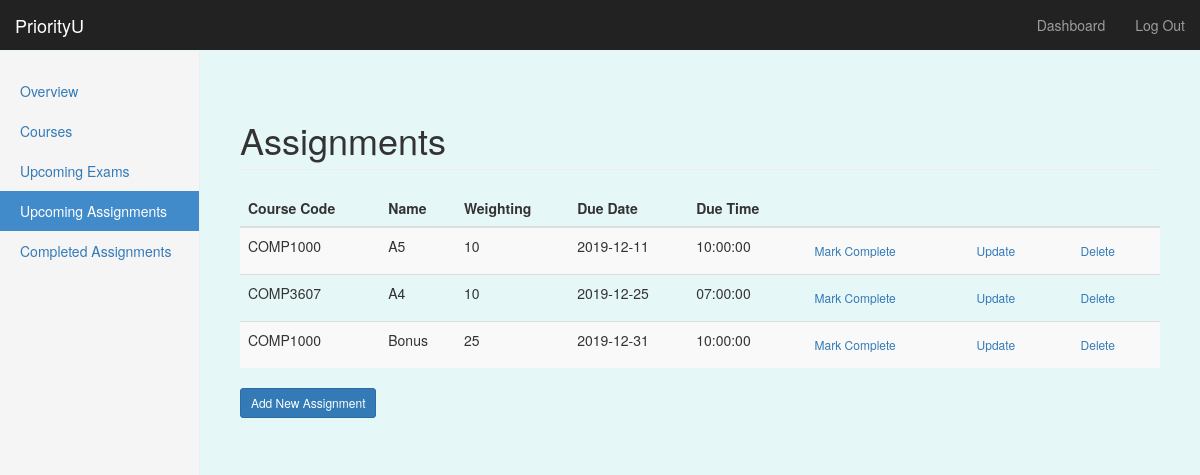
The app's page /dashboard/assignments (signed in) with its own data.
### priorityU/models/models.py (models this page shows, shortened)
class Assignment(db.Model): # Dominic 18/11- created model for assignment db
    __tablename__ = 'assignments'
    a_id = db.Column(db.Integer, primary_key=True)
    course_code = db.Column(db.String, db.ForeignKey('courses.course_code'))
    asg_name = db.Column(db.String, nullable=False)
    weighting = db.Column(db.Integer)
    due_date = db.Column(db.Date, nullable=False)
    due_time = db.Column(db.Time)
    complete = db.Column(db.Boolean, nullable=False)
    user_id = db.Column(db.Integer, db.ForeignKey('users.id'))

### priorityU/routes.py (the view)
@app.route('/dashboard/assignments')
@login_required
def assignments():
    user_asgs = Assignment.query.filter_by(user_id=current_user.get_id()).order_by(Assignment.due_date.asc()).all()
    return render_template('assignments.html', assignments=user_asgs, edit_state=False, add_state=False, form=None)

### priorityU/routes.py (called while the page is built)
@login_manager.user_loader
def load_user(user_id):
    return User.query.get(int(user_id))

### priorityU/templates/assignments.html (shortened to what this page needs)
{% extends "bootstrap/base.html" %}
{% import "bootstrap/wtf.html" as wtf %}
{% block styles %}
{{super()}}
<link rel="stylesheet" href="{{url_for('.static', filename='style.css')}}">
{% endblock %}
{% block content %}
    <nav class="navbar navbar-inverse navbar-fixed-top">
      <div class="container-fluid">
        <div class="navbar-header">
          <a class="navbar-brand" href="#">PriorityU</a>
        </div>
        <div id="navbar" class="navbar-collapse collapse">
          <ul class="nav navbar-nav navbar-right">
            <li><a href="#">Dashboard</a></li>
            <li><a href="{{ url_for('logout') }}">Log Out</a></li>
          </ul>
        </div>
      </div>
    </nav>
    <div class="container-fluid">
      <div class="row">
        <div class="col-sm-3 col-md-2 sidebar">
        <ul class="nav nav-sidebar">
            <li {% if request.endpoint == 'dashboard' %} class="active" {% endif %}> <a href="{{url_for('dashboard')}}">Overview</a></li>
            <li {% if request.endpoint == 'courses' %} class="active" {% endif %}><a href="{{url_for('courses')}}" id="tab2-id">Courses</a></li>
            <li {% if request.endpoint == 'exams' %} class="active" {% endif %}><a href="{{url_for('exams')}}">Upcoming Exams</a></li>
            <li {% if request.endpoint == 'assignments' %} class="active" {% endif %}><a href="{{url_for('assignments')}}">Upcoming Assignments</a></li>
            <li {% if request.endpoint == 'completed' %} class="active" {% endif %} ><a href="{{url_for('completed')}}">Completed Assignments</a></li>
        </ul>
      </div>
      {% if add_state  and form != None %}
      <form class="form-signin" method="POST">
            <h2 class="form-signin-heading">Add Assignment</h2>
            {{ form.hidden_tag() }}
            {{ wtf.form_field(form.course_code) }}
            {{ wtf.form_field(form.asg_name) }}
            {{ wtf.form_field(form.weighting) }}
            {{ wtf.form_field(form.due_date) }}
            {{ wtf.form_field(form.due_time) }}
            <button class="btn btn-lg btn-primary btn-sm" type="submit">Create</button>
            <a href="{{ url_for('assignments') }}">Back</a>
       </form>
      {% else %}
      <div class="col-sm-9 col-sm-offset-3 col-md-10 col-md-offset-2 main">
        <h1 class="page-header">Assignments</h1>
        <table class="table table-striped table-hover">
          <thead class="thead-dark">
              <tr>
                  <th>Course Code</th>
                  <th>Name</th>
                  <th>Weighting</th>
                  <th>Due Date</th>
                  <th>Due Time</th>
                  <th></th>
                  <th></th>
                  <th></th>
              </tr>
          </thead>
          <tbody>
              {% for a in assignments %}
                {% if a.complete == False %}
              <tr>
                  <td>{{a.course_code}}</td>
                  <td>{{a.asg_name}}</td>
                  <td>{{a.weighting}}</td>
                  <td>{{a.due_date}}</td>
                  <td>{{a.due_time}}</td>
                   <td>
                    <a href='/dashboard/markcomplete/{{a.a_id}}' class="btn btn-secondary btn-sm">Mark Complete</a>
                  </td>
                  <td>
                    <a href='/dashboard/updateassignment/{{a.a_id}}' class="btn btn-secondary btn-sm">Update</a>
                  </td>
                 <td>
                    <a href='/dashboard/assignments/{{a.a_id}}' class="btn btn-secondary btn-sm">Delete</a>
                  </td>
              </tr>
                {% endif %}
              {% endfor %}
          </tbody>
        </table>
        <h4><a href="{{ url_for('addAssignments') }}" class="btn btn-primary btn-sm">Add New Assignment</a></h4>
        {% endif %}
    </div>
    </div>
    </div>
{% endblock %}

### priorityU/static/style.css (style rules this page uses)
body { padding-top: 50px; }
.navbar-fixed-top { border: 0; }
.sidebar { display: none; }
@media (min-width: 768px) { .sidebar { position: fixed; top: 51px; bottom: 0; left: 0; z-index: 1000; display: block; padding: 20px; overflow-x: hidden; overflow-y: auto; background-color: #f5f5f5; border-right: 1px solid #eee; } }
.nav-sidebar { margin-right: -21px; margin-bottom: 20px; margin-left: -20px; }
.nav-sidebar > li > a { padding-right: 20px; padding-left: 20px; }
.nav-sidebar > .active > a, .nav-sidebar > .active > a:hover, .nav-sidebar > .active > a:focus { color: #fff; background-color: #428bca; }
.main { padding: 20px; }
@media (min-width: 768px) { .main { padding-right: 40px; padding-left: 40px; } }
.main .page-header { margin-top: 0; }
body { padding-top: 100px; padding-bottom: 40px; background-color: #e6f7f8; }

### records on screen
Assignment: course_code "COMP1000", asg_name "A5", weighting "10", due_date "2019-12-11", due_time "10:00:00"
Assignment: course_code "COMP3607", asg_name "A4", weighting "10", due_date "2019-12-25", due_time "07:00:00"
Assignment: course_code "COMP1000", asg_name "Bonus", weighting "25", due_date "2019-12-31", due_time "10:00:00"
